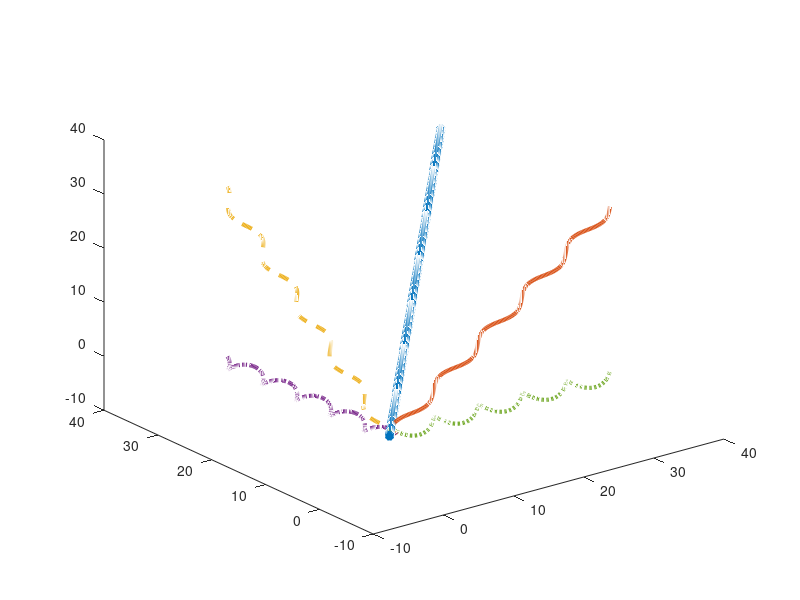

MATLAB code for this plot:
%{
SEC4.2.M

Material de apoio do livro "Computação científica com GNU Octave".
Exemplos da seção 4.2, capítulo 4, "Produzindo gráficos no Octave".

* Autor: Alexandre 'Jaguar' Fioravante de Siqueira
* Editora: Casa do Código
* Contato: http://www.programandociencia.com/sobre/
           http://www.casadocodigo.com.br/
* Fórum de discussão: http://groups.google.com/d/forum/compcieoctave
* Material de apoio: http://goo.gl/VnnAnF

* Para citar esse material, por favor utilize a referência abaixo:
SIQUEIRA, A.F. Computação científica com GNU Octave. São Paulo: 
Casa do Código, 2015. xxx p.

Este programa é um software livre; você pode redistribuí-lo e/ou 
modificá-lo dentro dos termos da Licença Pública Geral GNU como 
publicada pela Fundação do Software Livre (FSF); na versão 3 da 
Licença, ou qualquer versão posterior.

Este programa é distribuído na esperança de que possa ser útil, 
mas SEM NENHUMA GARANTIA; sem uma garantia implícita de ADEQUAÇÃO
a qualquer MERCADO ou APLICAÇÃO EM PARTICULAR. Veja a
Licença Pública Geral GNU para maiores detalhes.

Você deve ter recebido uma cópia da Licença Pública Geral GNU junto
com este programa. Se não, veja <http://www.gnu.org/licenses/>.
%}


%% Informando vários gráficos como argumento na mesma função
% #1
k = -2*pi:0.1:2*pi;
plot(k,sin(k),'linewidth',8,k,cos(k),'linewidth',4)
legend('sin(k)','cos(k)')
legend('boxoff')

% #2
k = -2*pi:0.1:2*pi;
plot3(k,sin(k),cos(k),'linewidth',6, ...
    k,cos(k),sin(k),'dr','linewidth',4)


%% Mantendo os gráficos na mesma janela gráfica
% #1
k = -2*pi:0.1:2*pi;
plot(k,sin(k),'linewidth',8)
hold all
plot(k,cos(k),'linewidth',4)
legend('sin(k)','cos(k)')
legend('boxoff')
hold off

% #2
x = 0:0.1:4*pi;
plot(x,sin(x),'linewidth',3)
hold all
plot(x,cos(x),'--','linewidth',3)
plot(x,tan(x),'-.','linewidth',3)
plot(x,exp(x),':','linewidth',3)
plot(x,log(x),'*','linewidth',3)
axis([0,10,-2,4])
legend('Seno','Cosseno','Tangente','Exponencial','Logaritmo')
legend('boxoff')
hold off

% #3
x = 0:0.1:10*pi;
y = z = x;
plot3(x,y,z,'*','linewidth',3)
hold all
plot3(x,sin(y),z,'linewidth',3)
plot3(cos(x),y,z,'--','linewidth',3)
plot3(cos(x),y,sin(z),'-.','linewidth',3)
plot3(x,sin(y),cos(z),':','linewidth',3)
hold off
